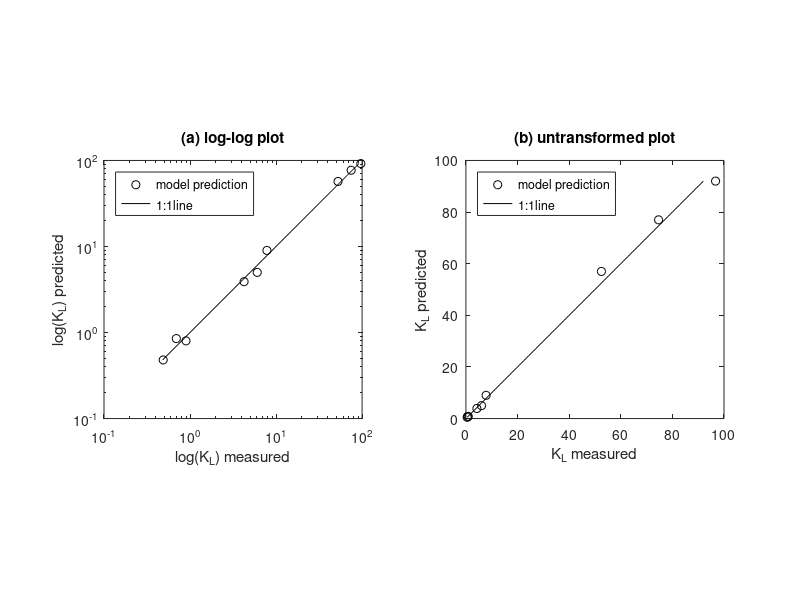

This chart was generated by the following MATLAB code:
% Compute best fit of transformed values
clc; format short g
U = [0.5 2 10 0.5 2 10 0.5 2 10]';
H = [0.15 0.15 0.15 0.3 0.3 0.3 0.5 0.5 0.5]';
KL = [0.48 3.9 57 0.85 5 77 0.8 9 92]';
logU = log10(U);
logH = log10(H);
logKL= log10(KL);
Z = [ones(size(logKL)) logU logH];
a = (Z'*Z)\(Z'*logKL)

% pois y = a0 * x1^a1 * x2^a2 ... xm^am
% pode ser calculado com log
% tal que log y = log a0 + a1 log x1 + a2 log x2 + ... + am log xm

% a =
% 
%       0.57627
%         1.562
%       0.50742

% Compute fit statistics
Sr = sum((logKL-Z*a).^2)
r2 = 1-Sr/sum((logKL-mean(logKL)).^2)
syx = sqrt(Sr/(length(logKL)-length(a)))

% Sr =
% 
%      0.024171
% 
% 
% r2 =
% 
%       0.99619
% 
% 
% syx =
% 
%      0.063471

% Generate plots
clf
KLpred = 10^a(1)*U.^a(2).*H.^a(3);
KLmin = min(KL);
KLmax = max(KL);
dKL = (KLmax-KLmin)/100;
KLmod = [KLmin:dKL:KLmax];
subplot(1,2,1)
loglog(KLpred,KL,'ko',KLmod,KLmod,'k-')
axis square,
title('(a) log-log plot')
legend('model prediction','1:1line','Location','NorthWest')
xlabel('log(K_L) measured'),ylabel('log(K_L) predicted')
subplot(1,2,2)
plot(KLpred,KL,'ko',KLmod,KLmod,'k-')
axis square,title('(b) untransformed plot')
legend('model prediction','1:1line','Location','NorthWest')
xlabel('K_L measured'),ylabel('K_L predicted')